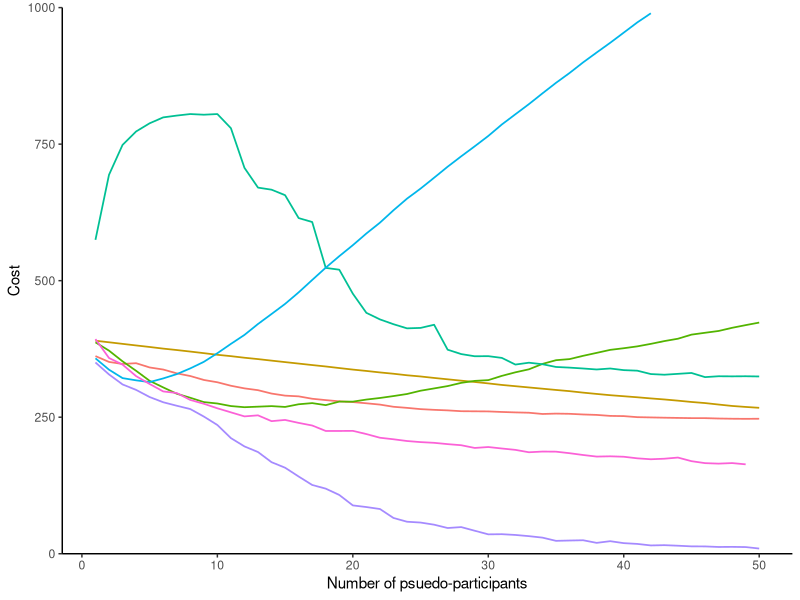
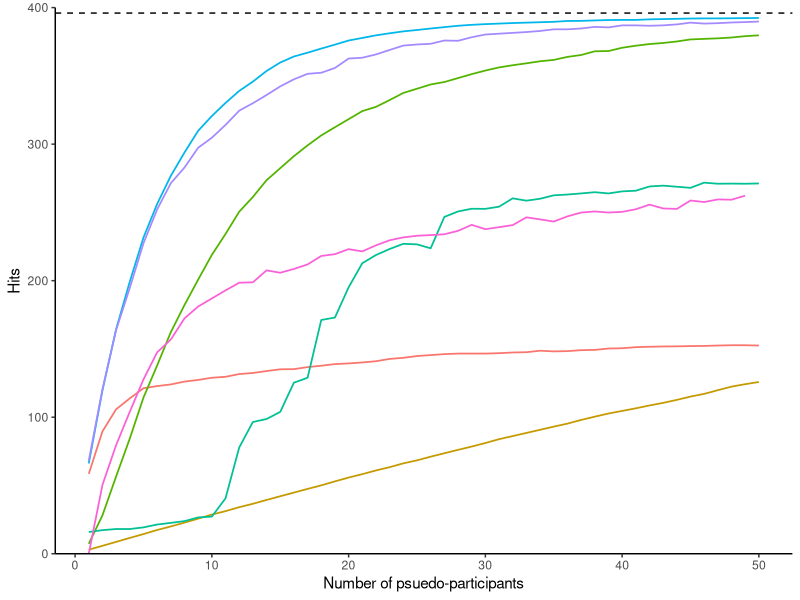
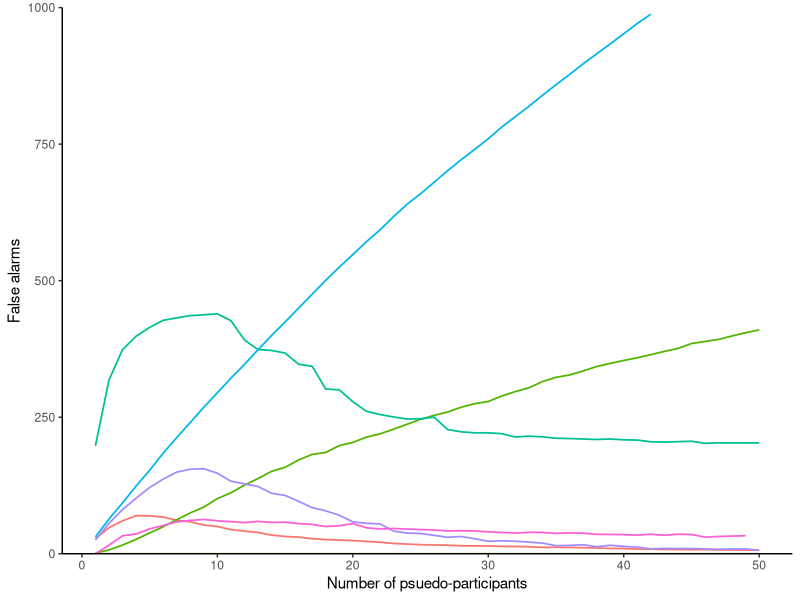

Source code (R) for these figures, in order:
library(data.table)
library(ggplot2)
library(gridExtra)

#Extract Legend 
g_legend<-function(a.gplot){ 
  tmp <- ggplot_gtable(ggplot_build(a.gplot)) 
  leg <- which(sapply(tmp$grobs, function(x) x$name) == "guide-box") 
  legend <- tmp$grobs[[leg]] 
  return(legend)} 


#dat<-fread('usf.csv')
dat<-fread('usf.csv')
dat2<-dat[,mean(cost),keyby=.(method,listnum)]
dat3<-dat[,mean(hit),keyby=.(method,listnum)]
dat4<-dat[,mean(fa),keyby=.(method,listnum)]

dat4[,method:=factor(method)]
levels(dat4$method)<-c("PF","FE","CN","CBN","NRW","U-INVITE","Hierarchical U-INVITE")
dat4[,Method:=method]

usf1 <- ggplot(dat2,aes(x=listnum,y=V1,color=method)) + geom_line(size=0.6) + theme_classic() + xlab("Number of psuedo-participants") + ylab("Cost") + theme(legend.position="none") + scale_y_continuous(limits=c(0,1000),expand=c(0,0))
usf2 <- ggplot(dat3,aes(x=listnum,y=V1,color=method)) + geom_line(size=0.6) + theme_classic() + xlab("Number of psuedo-participants") + ylab("Hits") + theme(legend.position="none") + geom_hline(yintercept=396,linetype="dashed") + scale_y_continuous(limits=c(0,400),expand=c(0,0))
usf3 <- ggplot(dat4,aes(x=listnum,y=V1,color=method)) + geom_line(size=0.6) + theme_classic() + xlab("Number of psuedo-participants") + ylab("False alarms") + theme(legend.position="none") + scale_y_continuous(limits=c(0,1000),expand=c(0,0))

usf_legend <- ggplot(dat4,aes(x=listnum,y=V1,color=Method)) + geom_line(size=0.6) + theme_classic() + xlab("Number of psuedo-participants") + ylab("False alarms")
usf_legend <- g_legend(usf_legend) 

ggsave("usf_fit.eps",arrangeGrob(usf1,usf2,usf3,usf_legend,ncol=4),units="in",width=11)
